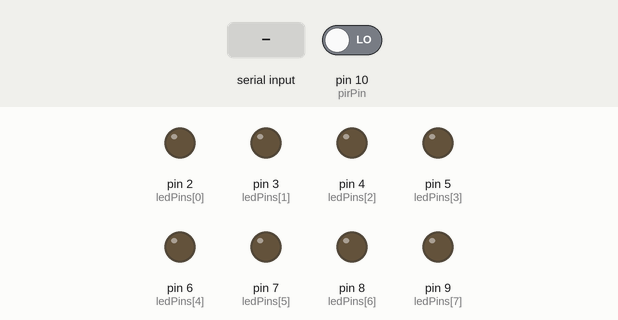
Recording of a sketch running on a simulated Arduino Uno, built with avr-gcc and run on an emulated ATmega328P. Shown: output pins drawn as LEDs (lit = HIGH). Dashed ring = blinking. The test bench sets the inputs (shaded band); at power-on: pin 10 (pirPin) LOW.

Above: at 2.2 s.
2.3 s: "L:1\n" received over Serial
At 3.05 s:
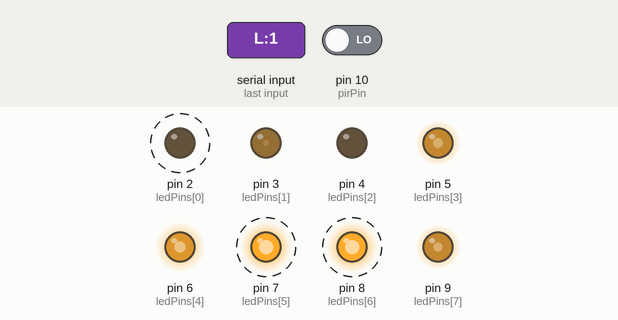
5.3 s: "T:1\n" received over Serial
At 5.6 s:
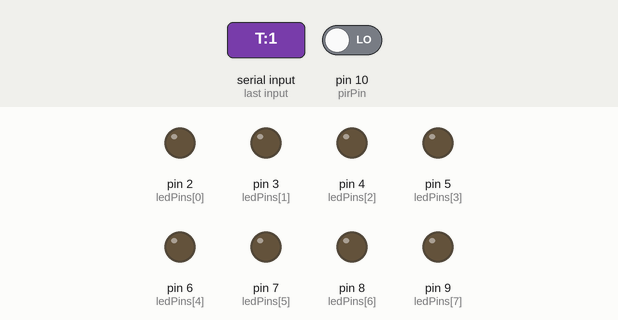
6.8 s: "L:150\n" received over Serial
At 6.95 s:
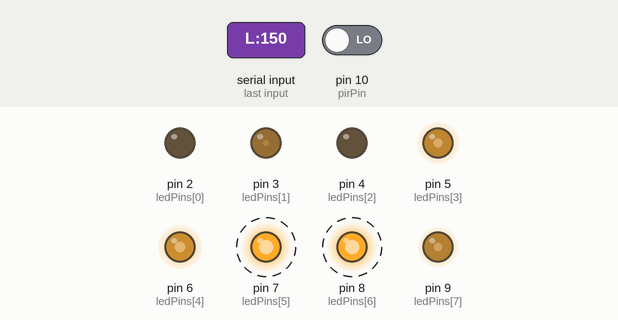
9.8 s: "T:150\n" received over Serial
At 11.1 s:
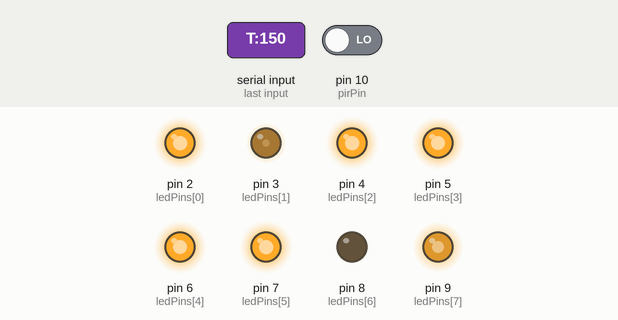
11.4 s: "O:1\n" received over Serial
At 12.6 s:
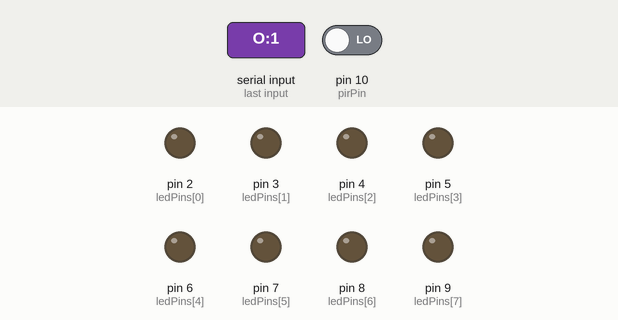
12.9 s: "L90\n" received over Serial
At 13.05 s:
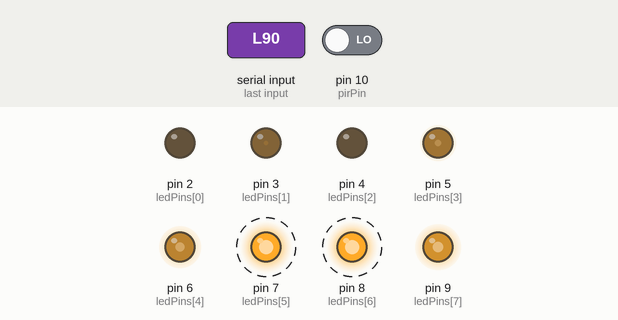
Timing chart, 0 to 57.7 s (numbered marks = the images above; inputs shaded):
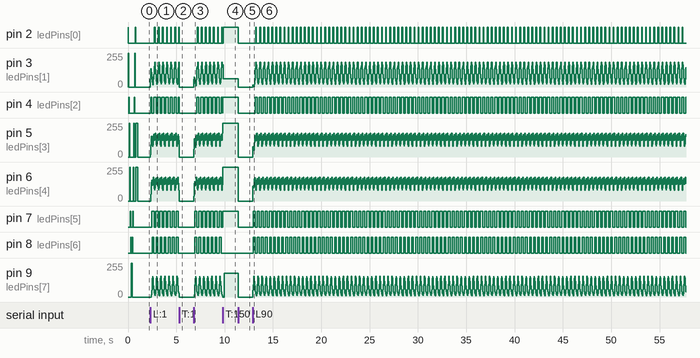

Measured:
- after the input at 5.3 s, pin 2 (ledPins[0]): goes on until 5.3 s, then stays LOW; pin 7 (ledPins[5]), pin 8 (ledPins[6]): stops changing and stays LOW
- after the input at 9.8 s, pin 7 (ledPins[5]): goes on until 9.8 s, then stays HIGH; pin 8 (ledPins[6]): stops changing and stays LOW
- after the input at 11.4 s, pin 2 (ledPins[0]), pin 4 (ledPins[2]), pin 7 (ledPins[5]): HIGH → LOW at once; pin 3 (ledPins[1]): 63/255 → 0/255 at once; pin 5 (ledPins[3]), pin 6 (ledPins[4]): 254/255 → 0/255 at once; pin 9 (ledPins[7]): 178/255 → 0/255 at once

The sketch:

jarvis_kitt_enhanced.ino
```cpp
/*
 * Enhanced Knight Rider KITT LED Controller for JARVIS
 * Features:
 * - KITT chaser effect for listening mode
 * - Sound-reactive center-out pattern for speaking
 * - PIR motion detection support
 *
 * LED connections: Digital pins 2-9 (8 LEDs)
 * PIR sensor: Digital pin 10
 */

const int ledPins[] = {2, 3, 4, 5, 6, 7, 8, 9};
const int numLeds = 8;
const int pirPin = 10;

// Mode variables
int currentMode = 0; // 0=off, 1=listening (KITT chase), 2=talking (sound reactive)
int targetMode = 0;  // Target mode for smooth transitions
int audioLevel = 0;
int targetAudioLevel = 0;  // For smooth transitions
bool motionDetected = false;

// Mode transition smoothing
unsigned long lastModeChange = 0;
const int modeTransitionTime = 150; // ms for mode transitions

// KITT chaser variables
int chasePosition = 0;
int chaseDirection = 1;
unsigned long lastChaseUpdate = 0;
const int chaseDelay = 30; // Faster, smoother chase (optimized)
const int trailLength = 3; // Longer fade trail for smoothness
float chaseBrightness = 255.0; // For smooth brightness transitions

// Audio reactive variables
float currentLitLedsFloat = 0.0;  // For sub-LED precision and smooth transitions
int currentLitLeds = 0;
const float ledSmoothingFactor = 0.22;  // Optimized for smoothest transitions
unsigned long lastLedUpdate = 0;
const int ledUpdateInterval = 6;  // Faster updates for maximum responsiveness (ms)

// Brightness smoothing for LEDs
float ledBrightness[8] = {0, 0, 0, 0, 0, 0, 0, 0};
const float brightnessSmoothFactor = 0.3; // Smooth brightness changes

void setup() {
  Serial.begin(9600);
  pinMode(pirPin, INPUT);

  // Initialize all LED pins
  for (int i = 0; i < numLeds; i++) {
    pinMode(ledPins[i], OUTPUT);
    digitalWrite(ledPins[i], LOW);
  }

  // Startup animation - quick sweep
  startupAnimation();
}

void smoothSetLED(int ledIndex, int targetBrightness) {
  /*
   * Set LED with smooth brightness transition
   */
  if (ledIndex < 0 || ledIndex >= numLeds) return;

  // Smooth interpolation
  ledBrightness[ledIndex] += (targetBrightness - ledBrightness[ledIndex]) * brightnessSmoothFactor;

  // Apply brightness
  int finalBrightness = constrain((int)ledBrightness[ledIndex], 0, 255);

  if (finalBrightness == 0) {
    digitalWrite(ledPins[ledIndex], LOW);
  } else if (finalBrightness == 255) {
    digitalWrite(ledPins[ledIndex], HIGH);
  } else {
    analogWrite(ledPins[ledIndex], finalBrightness);
  }
}

void loop() {
  // Check for PIR motion detection
  checkMotion();

  // Check for serial commands from Raspberry Pi
  checkSerialCommands();

  // Smooth mode transition
  if (currentMode != targetMode) {
    unsigned long currentMillis = millis();
    if (currentMillis - lastModeChange > modeTransitionTime) {
      currentMode = targetMode;
      lastModeChange = currentMillis;
    }
  }

  // Execute current mode (non-blocking, controlled by internal timers)
  switch(currentMode) {
    case 0: // Off
      // Smooth fade out LEDs
      for (int i = 0; i < numLeds; i++) {
        smoothSetLED(i, 0);
      }
      break;

    case 1: // Listening - KITT chaser effect
      knightRiderChaseSmooth();
      break;

    case 2: // Talking - Sound reactive pattern
      audioReactivePatternSmooth();
      break;
  }

  // Minimal delay for stability
  delayMicroseconds(100);
}

void checkMotion() {
  int val = digitalRead(pirPin);
  if (val == HIGH && !motionDetected) {
    Serial.println("MOTION_DETECTED");
    motionDetected = true;
  } else if (val == LOW) {
    motionDetected = false;
  }
}

void checkSerialCommands() {
  if (Serial.available() > 0) {
    String input = Serial.readStringUntil('\n');
    input.trim();

    if (input.startsWith("L")) {
      // Listening mode - KITT chaser
      targetMode = 1;
      audioLevel = 0;

    } else if (input.startsWith("T")) {
      // Talking mode - Sound reactive
      targetMode = 2;
      int colonIndex = input.indexOf(':');
      if (colonIndex > 0) {
        targetAudioLevel = input.substring(colonIndex + 1).toInt();
        targetAudioLevel = constrain(targetAudioLevel, 0, 8);
        // Smooth transition to target audio level
        audioLevel = targetAudioLevel;
      }

    } else if (input.startsWith("O")) {
      // Off mode
      targetMode = 0;
    }
  }
}

void knightRiderChaseSmooth() {
  /*
   * Enhanced KITT scanner with ultra-smooth brightness transitions
   * Uses smoothSetLED for fluid animation
   */
  unsigned long currentMillis = millis();

  if (currentMillis - lastChaseUpdate >= chaseDelay) {
    lastChaseUpdate = currentMillis;

    // Calculate target brightness for each LED
    int targetBrightness[8] = {0, 0, 0, 0, 0, 0, 0, 0};

    // Main bright LED
    targetBrightness[chasePosition] = 255;

    // Extended trailing fade effect
    for (int i = 1; i <= trailLength; i++) {
      int trailPos = chasePosition - (i * chaseDirection);
      if (trailPos >= 0 && trailPos < numLeds) {
        int brightness = 255 - (i * 65);  // Smoother gradient
        targetBrightness[trailPos] = constrain(brightness, 0, 255);
      }
    }

    // Leading fade effect
    for (int i = 1; i <= trailLength; i++) {
      int leadPos = chasePosition + (i * chaseDirection);
      if (leadPos >= 0 && leadPos < numLeds) {
        int brightness = 255 - (i * 65);  // Smoother gradient
        targetBrightness[leadPos] = constrain(brightness, 0, 255);
      }
    }

    // Apply smooth brightness transitions to all LEDs
    for (int i = 0; i < numLeds; i++) {
      smoothSetLED(i, targetBrightness[i]);
    }

    // Move position
    chasePosition += chaseDirection;

    // Bounce at ends with smooth reversal
    if (chasePosition >= numLeds - 1 || chasePosition <= 0) {
      chaseDirection *= -1;
      chasePosition = constrain(chasePosition, 0, numLeds - 1);
    }
  } else {
    // Continue smooth transitions even between position updates
    for (int i = 0; i < numLeds; i++) {
      smoothSetLED(i, (int)ledBrightness[i]);
    }
  }
}

void audioReactivePatternSmooth() {
  /*
   * Ultra-smooth sound-reactive pattern with continuous brightness interpolation
   * Uses smoothSetLED for fluid transitions
   */

  unsigned long currentMillis = millis();

  // Update LED state at controlled intervals
  if (currentMillis - lastLedUpdate >= ledUpdateInterval) {
    lastLedUpdate = currentMillis;

    // Smooth interpolation to target audio level using floating point
    float targetFloat = (float)audioLevel;
    currentLitLedsFloat += (targetFloat - currentLitLedsFloat) * ledSmoothingFactor;
    currentLitLeds = (int)currentLitLedsFloat;

    // Ensure within bounds
    currentLitLeds = constrain(currentLitLeds, 0, 8);
  }

  // Calculate target brightness for each LED
  int targetBrightness[8] = {0, 0, 0, 0, 0, 0, 0, 0};

  // Render based on intensity level
  if (currentLitLeds == 0) {
    // Silent - all LEDs off (target already 0)
  }
  else if (currentLitLeds == 1) {
    // Very quiet - dim center pulse
    targetBrightness[3] = 80;
    targetBrightness[4] = 80;
  }
  else if (currentLitLeds == 2) {
    // Quiet - brighter center
    targetBrightness[3] = 180;
    targetBrightness[4] = 180;
  }
  else if (currentLitLeds >= 3) {
    // Normal to loud - expand outward
    // Center LEDs always brightest
    targetBrightness[3] = 255;
    targetBrightness[4] = 255;

    // Calculate how many pairs to light
    int pairsToLight = (currentLitLeds - 2) / 2;
    pairsToLight = constrain(pairsToLight, 0, 3);

    // Light pairs symmetrically with smooth brightness gradient
    for (int i = 1; i <= pairsToLight; i++) {
      // Exponential falloff for natural look
      float distanceFactor = 1.0 - ((float)i / 4.0);
      int brightness = (int)(255.0 * distanceFactor * distanceFactor);
      brightness = constrain(brightness, 60, 255);

      // Set target brightness for left and right
      int leftPos = 3 - i;
      int rightPos = 4 + i;

      if (leftPos >= 0) {
        targetBrightness[leftPos] = brightness;
      }
      if (rightPos < numLeds) {
        targetBrightness[rightPos] = brightness;
      }
    }

    // Handle partial lighting for ultra-smooth transitions
    float fractionalPart = currentLitLedsFloat - (float)currentLitLeds;
    if (fractionalPart > 0.1 && pairsToLight < 3) {
      int nextPair = pairsToLight + 1;
      int transitionBrightness = (int)(fractionalPart * 180.0);

      int leftPos = 3 - nextPair;
      int rightPos = 4 + nextPair;

      if (leftPos >= 0) {
        targetBrightness[leftPos] = max(targetBrightness[leftPos], transitionBrightness);
      }
      if (rightPos < numLeds) {
        targetBrightness[rightPos] = max(targetBrightness[rightPos], transitionBrightness);
      }
    }
  }

  // Apply smooth brightness transitions to all LEDs
  for (int i = 0; i < numLeds; i++) {
    smoothSetLED(i, targetBrightness[i]);
  }
}

void clearAllLeds() {
  for (int i = 0; i < numLeds; i++) {
    digitalWrite(ledPins[i], LOW);
  }
}

void startupAnimation() {
  /*
   * Quick startup animation - double sweep
   */
  // Sweep left to right
  for (int i = 0; i < numLeds; i++) {
    digitalWrite(ledPins[i], HIGH);
    delay(50);
    digitalWrite(ledPins[i], LOW);
  }

  // Sweep right to left
  for (int i = numLeds - 1; i >= 0; i--) {
    digitalWrite(ledPins[i], HIGH);
    delay(50);
    digitalWrite(ledPins[i], LOW);
  }

  // Center flash
  digitalWrite(ledPins[3], HIGH);
  digitalWrite(ledPins[4], HIGH);
  delay(200);
  digitalWrite(ledPins[3], LOW);
  digitalWrite(ledPins[4], LOW);
}
```
